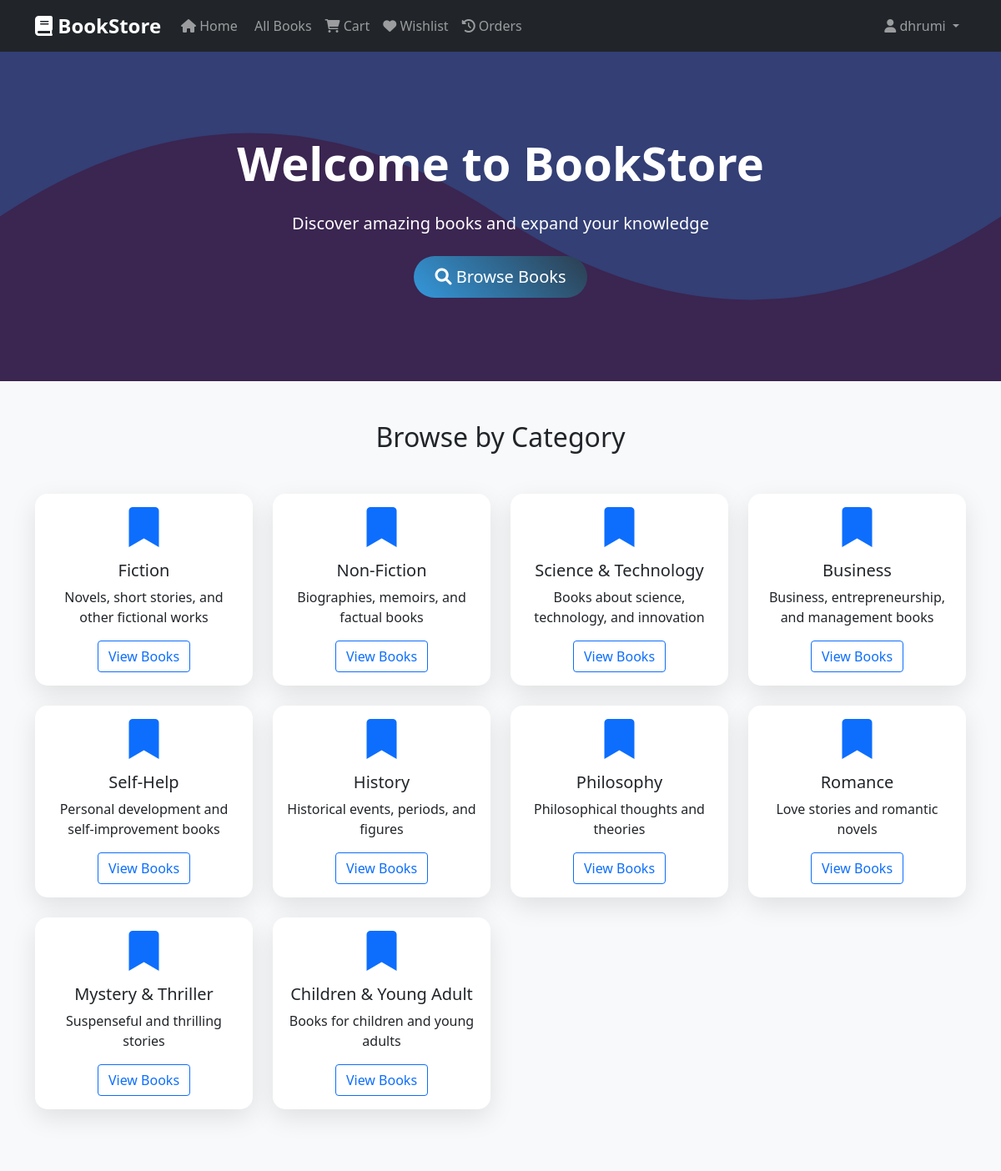
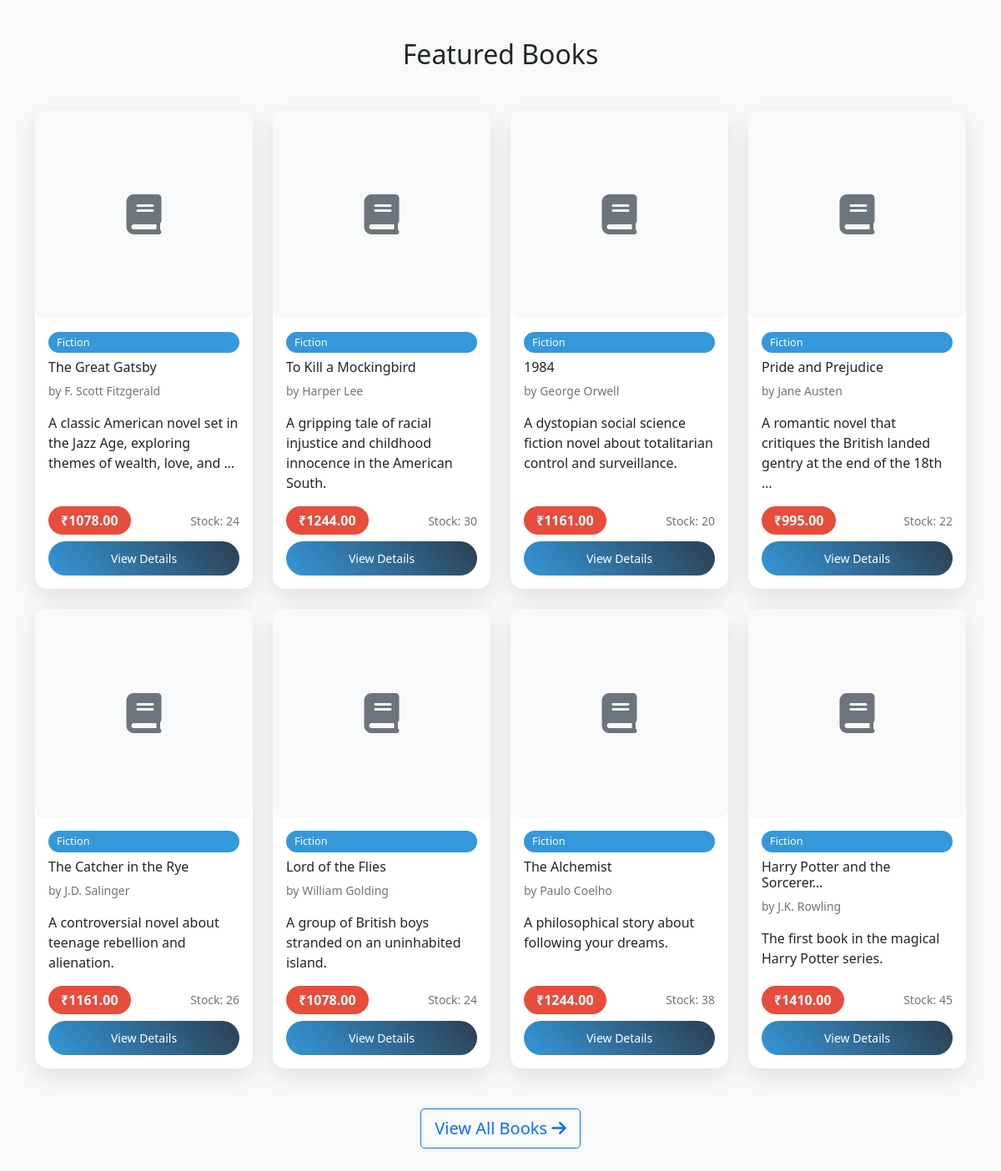
The app's page /bookstore/ (signed in) with its own data (2 pictures, top to bottom).
### bookstore/bookstore/models.py (models this page shows, shortened)
class Category(models.Model):
    name = models.CharField(max_length=100)
    description = models.TextField(blank=True)
    created_at = models.DateTimeField(auto_now_add=True)
    class Meta:
        verbose_name_plural = "Categories"

class Book(models.Model):
    title = models.CharField(max_length=200)
    author = models.CharField(max_length=100)
    category = models.ForeignKey(Category, on_delete=models.CASCADE)
    description = models.TextField()
    price = models.DecimalField(max_digits=10, decimal_places=2)
    stock = models.PositiveIntegerField(default=0)
    image = models.ImageField(upload_to='books/', blank=True, null=True)
    isbn = models.CharField(max_length=13, unique=True)
    publication_date = models.DateField()
    created_at = models.DateTimeField(auto_now_add=True)
    updated_at = models.DateTimeField(auto_now=True)

### bookstore/bookstore/views.py (the view)
# urls.py: path('', views.home_view, name='home'),
@login_required
def home_view(request):
    categories = Category.objects.all()
    featured_books = Book.objects.all()[:8]
    context = {
        'categories': categories,
        'featured_books': featured_books,
    }
    return render(request, 'bookstore/home.html', context)

### bookstore/templates/bookstore/home.html (shortened to what this page needs)
{% extends 'base.html' %}
{% block content %}
<section class="hero-section">
    <div class="container">
        <h1 class="display-4 fw-bold mb-4">Welcome to BookStore</h1>
        <p class="lead mb-4">Discover amazing books and expand your knowledge</p>
        <a href="{% url 'bookstore:book_list' %}" class="btn btn-primary btn-lg">
            <i class="fas fa-search"></i> Browse Books
        </a>
    </div>
</section>
<section class="py-5 bg-light">
    <div class="container">
        <h2 class="text-center mb-5">Browse by Category</h2>
        <div class="row">
            {% for category in categories %}
            <div class="col-md-3 col-sm-6 mb-4">
                <div class="card text-center h-100">
                    <div class="card-body">
                        <i class="fas fa-bookmark fa-3x text-primary mb-3"></i>
                        <h5 class="card-title">{{ category.name }}</h5>
                        <p class="card-text">{{ category.description|truncatewords:10 }}</p>
                        <a href="{% url 'bookstore:book_list' %}?category={{ category.id }}" class="btn btn-outline-primary">
                            View Books
                        </a>
                    </div>
                </div>
            </div>
            {% endfor %}
        </div>
    </div>
</section>
<section class="py-5">
    <div class="container">
        <h2 class="text-center mb-5">Featured Books</h2>
        <div class="row">
            {% for book in featured_books %}
            <div class="col-lg-3 col-md-4 col-sm-6 mb-4">
                <div class="card book-card h-100">
                    {% if book.image %}
                        <img src="{{ book.image.url }}" class="card-img-top book-image" alt="{{ book.title }}">
                    {% else %}
                        <div class="card-img-top book-image bg-light d-flex align-items-center justify-content-center">
                            <i class="fas fa-book fa-3x text-muted"></i>
                        </div>
                    {% endif %}
                    <div class="card-body d-flex flex-column">
                        <span class="category-badge mb-2">{{ book.category.name }}</span>
                        <h6 class="card-title">{{ book.title|truncatechars:30 }}</h6>
                        <p class="card-text text-muted small">by {{ book.author }}</p>
                        <p class="card-text flex-grow-1">{{ book.description|truncatewords:15 }}</p>
                        <div class="mt-auto">
                            <div class="d-flex justify-content-between align-items-center mb-2">
                                <span class="price-tag">₹{{ book.price }}</span>
                                <small class="text-muted">Stock: {{ book.stock }}</small>
                            </div>
                            <a href="{% url 'bookstore:book_detail' book.id %}" class="btn btn-primary btn-sm w-100">
                                View Details
                            </a>
                        </div>
                    </div>
                </div>
            </div>
            {% endfor %}
        </div>
        <div class="text-center mt-4">
            <a href="{% url 'bookstore:book_list' %}" class="btn btn-outline-primary btn-lg">
                View All Books <i class="fas fa-arrow-right"></i>
            </a>
        </div>
    </div>
</section>
{% endblock %}

### bookstore/templates/base.html (shortened to what this page needs)
<!DOCTYPE html>
<html lang="en">
<head>
    <link href="https://cdn.jsdelivr.net/npm/bootstrap@5.1.3/dist/css/bootstrap.min.css" rel="stylesheet">
    <link href="https://cdnjs.cloudflare.com/ajax/libs/font-awesome/6.0.0/css/all.min.css" rel="stylesheet">
</head>
<body>
    {% if user.is_authenticated %}
    <nav class="navbar navbar-expand-lg navbar-dark bg-dark">
        <div class="container">
            <a class="navbar-brand" href="{% url 'bookstore:home' %}">
                <i class="fas fa-book"></i> BookStore
            </a>
            <div class="collapse navbar-collapse" id="navbarNav">
                <ul class="navbar-nav me-auto">
                    <li class="nav-item">
                        <a class="nav-link" href="{% url 'bookstore:home' %}">
                            <i class="fas fa-home"></i> Home
                        </a>
                    </li>
                    <li class="nav-item">
                        <a class="nav-link" href="{% url 'bookstore:book_list' %}">
                             All Books
                        </a>
                    </li>
                    <li class="nav-item">
                        <a class="nav-link" href="{% url 'bookstore:cart' %}">
                            <i class="fas fa-shopping-cart"></i> Cart
                        </a>
                    </li>
                    <li class="nav-item">
                        <a class="nav-link" href="{% url 'bookstore:wishlist' %}">
                            <i class="fas fa-heart"></i> Wishlist
                        </a>
                    </li>
                    <li class="nav-item">
                        <a class="nav-link" href="{% url 'bookstore:order_history' %}">
                            <i class="fas fa-history"></i> Orders
                        </a>
                    </li>
                </ul>
                <ul class="navbar-nav">
                    <li class="nav-item dropdown">
                        <a class="nav-link dropdown-toggle" href="#" id="navbarDropdown" role="button" data-bs-toggle="dropdown">
                            <i class="fas fa-user"></i> {{ user.first_name|default:user.username }}
                        </a>
                    </li>
                </ul>
            </div>
        </div>
    </nav>
    {% endif %}
    <main>
        {% block content %}
        {% endblock %}
    </main>
</body>
</html>

### bookstore/templates/base.html (style rules this page uses)
:root { --primary-color: #2c3e50; --secondary-color: #3498db; --accent-color: #e74c3c; --success-color: #27ae60; --warning-color: #f39c12; }
body { font-family: 'Segoe UI', Tahoma, Geneva, Verdana, sans-serif; background-color: #f8f9fa; min-height: 100vh; }
.navbar-brand { font-weight: bold; font-size: 1.5rem; }
.card { border: none; border-radius: 15px; box-shadow: 0 10px 30px rgba(0,0,0,0.1); transition: transform 0.3s ease; }
.btn-primary { background: linear-gradient(45deg, var(--secondary-color), var(--primary-color)); border: none; border-radius: 25px; padding: 10px 25px; transition: all 0.3s ease; }
.hero-section { background-size: cover; background-position: center; color: white; padding: 100px 0; text-align: center; }
.book-card { height: 100%; transition: all 0.3s ease; }
.book-image { height: 250px; object-fit: cover; border-radius: 10px; }
.price-tag { background: var(--accent-color); color: white; padding: 5px 15px; border-radius: 20px; font-weight: bold; }
.category-badge { background: var(--secondary-color); color: white; padding: 3px 10px; border-radius: 15px; font-size: 0.8rem; }

### records on screen
Category: name "Fiction", description "Novels, short stories, and other fictional works"
Category: name "Non-Fiction", description "Biographies, memoirs, and factual books"
Category: name "Science & Technology", description "Books about science, technology, and innovation"
Category: name "Business", description "Business, entrepreneurship, and management books"
Category: name "Self-Help", description "Personal development and self-improvement books"
Category: name "History", description "Historical events, periods, and figures"
Category: name "Philosophy", description "Philosophical thoughts and theories"
Category: name "Romance", description "Love stories and romantic novels"
Category: name "Mystery & Thriller", description "Suspenseful and thrilling stories"
Category: name "Children & Young Adult", description "Books for children and young adults"
Book: category.name "Fiction", title "The Great Gatsby", author "F. Scott Fitzgerald", description "A classic American novel set in the Jazz Age, exploring themes of wealth, love, and …", price "1078.00", stock "24"
Book: category.name "Fiction", title "To Kill a Mockingbird", author "Harper Lee", description "A gripping tale of racial injustice and childhood innocence in the American South.", price "1244.00", stock "30"
Book: category.name "Fiction", title "1984", author "George Orwell", description "A dystopian social science fiction novel about totalitarian control and surveillance.", price "1161.00", stock "20"
Book: category.name "Fiction", title "Pride and Prejudice", author "Jane Austen", description "A romantic novel that critiques the British landed gentry at the end of the 18th …", price "995.00", stock "22"
Book: category.name "Fiction", title "The Catcher in the Rye", author "J.D. Salinger", description "A controversial novel about teenage rebellion and alienation.", price "1161.00", stock "26"
Book: category.name "Fiction", title "Lord of the Flies", author "William Golding", description "A group of British boys stranded on an uninhabited island.", price "1078.00", stock "24"
Book: category.name "Fiction", title "The Alchemist", author "Paulo Coelho", description "A philosophical story about following your dreams.", price "1244.00", stock "38"
Book: category.name "Fiction", title "Harry Potter and the Sorcerer…", author "J.K. Rowling", description "The first book in the magical Harry Potter series.", price "1410.00", stock "45"

### other values on screen
{{ user.first_name|default:user.username }} "dhrumi"
